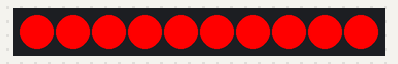
Bench run of a sketch on a simulated Arduino Uno, built with avr-gcc and run on an emulated ATmega328P. On the bench: 10 RGB LEDs in strip order, left to right.

Above: at 0.15 s.
At 5.78 s:
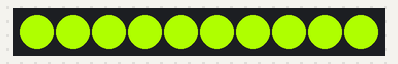
At 10.01 s:
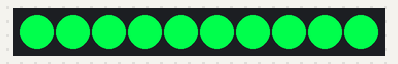
At 19.98 s:
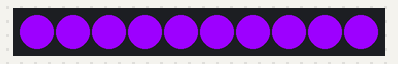
At 29.94 s:
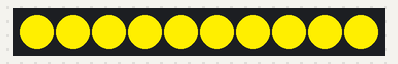
At 39.93 s:
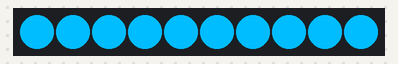

The sketch:

fade.ino
```cpp
#include <Adafruit_NeoPixel.h>

const int ledPin = 3;
const int NumLed = 10;
long int hue = 0;

Adafruit_NeoPixel strip(NumLed, ledPin);

void setup() {

  strip.begin();
  strip.show();
  Serial.begin(9600);

}

void loop() {

  fade(100);
  strip.show();

}

void fade(int wait) {

  hue % 65536;

  strip.fill(strip.ColorHSV(hue));
  hue += 256;
  delay(wait);

}
```
